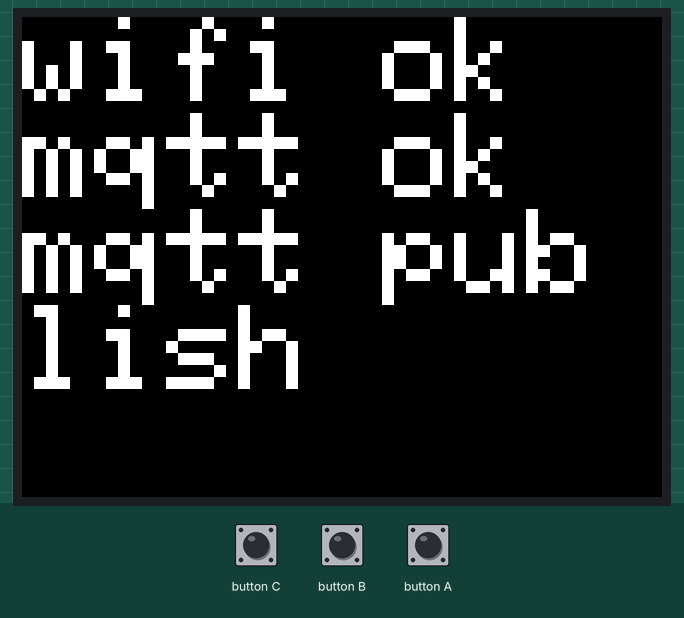
A program run on a simulated ESP32-S3. On the bench: 320×240 colour display. WiFi joins after 1.5 s; servers stay silent unless stated; no MQTT or app messages arrive unless stated.

Above: at 2.3 s.

The program:

main.cpp
```cpp
#include <M5Unified.h>
#include <WiFi.h>
#include <WiFiClientSecure.h>
#include <PubSubClient.h>
#include "vars.hpp"

WiFiUDP ntpUDP;
WiFiClientSecure net;
PubSubClient mqtt(net);

void setup() {
  M5.begin();
  M5.Lcd.setTextSize(6);

  // WiFi へ接続
  WiFi.begin(WIFI_SSID, WIFI_PASSWORD);
  while (WiFi.status() != WL_CONNECTED) {
    M5.delay(1000);
  }
  M5.Display.println("wifi ok");

  // AWS IoT Core のエンドポイントへ接続
  net.setCACert(AWSIOT_ROOT_CA);
  net.setCertificate(AWSIOT_CERTIFICATE);
  net.setPrivateKey(AWSIOT_PRIVATE_KEY);
  mqtt.setServer(AWSIOT_ENDPOINT, 8883);

  while (!mqtt.connected()) {
    if (!mqtt.connect(AWSIOT_CLIENT_ID)) {
      M5.delay(1000);
    }
  }
  M5.Display.println("mqtt ok");

  // MQTT 通信を試みる
  mqtt.publish("sdk/test/js", "hello");
  M5.Display.println("mqtt publish");
}

void loop() {
  M5.update();
}
```

vars.hpp
```cpp
// wifi
static const char *WIFI_SSID = "";
static const char *WIFI_PASSWORD = "";

// 接続キットの start.sh を参照
// curl https://www.amazontrust.com/repository/AmazonRootCA1.pem する
static const char *AWSIOT_ROOT_CA = R"(-----BEGIN CERTIFICATE-----
-----END CERTIFICATE-----
)";

// 接続キットより。ファイル名は <name>.cert.pem
static const char *AWSIOT_CERTIFICATE = R"(-----BEGIN CERTIFICATE-----
-----END CERTIFICATE-----
)";

// 接続キットより。ファイル名は <name>.private.key
static const char *AWSIOT_PRIVATE_KEY = R"(-----BEGIN RSA PRIVATE KEY-----
-----END RSA PRIVATE KEY-----
)";

// IoT Core のエンドポイント。接続キットの start.sh を参照。AWSコンソールにも記載がある
static const char *AWSIOT_ENDPOINT = "xx.amazonaws.com";

// クライアントID
static const char *AWSIOT_CLIENT_ID = "sdk-nodejs-test";
```
